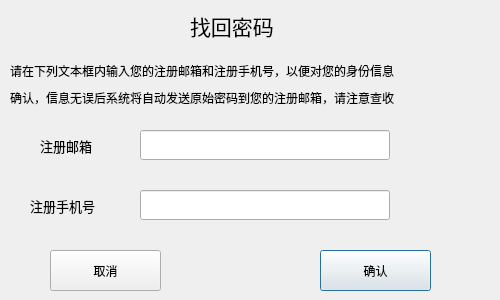
<?xml version="1.0" encoding="UTF-8"?>
<ui version="4.0">
 <class>forgetPassword</class>
 <widget class="QDialog" name="forgetPassword">
  <property name="geometry">
   <rect>
    <x>0</x>
    <y>0</y>
    <width>500</width>
    <height>300</height>
   </rect>
  </property>
  <property name="windowTitle">
   <string>Dialog</string>
  </property>
  <widget class="QLabel" name="label">
   <property name="geometry">
    <rect>
     <x>190</x>
     <y>0</y>
     <width>121</width>
     <height>51</height>
    </rect>
   </property>
   <property name="font">
    <font>
     <family>微软雅黑</family>
     <pointsize>16</pointsize>
     <weight>50</weight>
     <bold>false</bold>
    </font>
   </property>
   <property name="text">
    <string>找回密码</string>
   </property>
  </widget>
  <widget class="QPushButton" name="confirm">
   <property name="geometry">
    <rect>
     <x>320</x>
     <y>250</y>
     <width>111</width>
     <height>41</height>
    </rect>
   </property>
   <property name="text">
    <string>确认</string>
   </property>
  </widget>
  <widget class="QLabel" name="label_1">
   <property name="geometry">
    <rect>
     <x>40</x>
     <y>130</y>
     <width>71</width>
     <height>31</height>
    </rect>
   </property>
   <property name="font">
    <font>
     <family>SimSun-ExtB</family>
     <pointsize>10</pointsize>
    </font>
   </property>
   <property name="text">
    <string>注册邮箱</string>
   </property>
  </widget>
  <widget class="QLineEdit" name="email">
   <property name="geometry">
    <rect>
     <x>140</x>
     <y>130</y>
     <width>250</width>
     <height>30</height>
    </rect>
   </property>
   <property name="minimumSize">
    <size>
     <width>250</width>
     <height>30</height>
    </size>
   </property>
  </widget>
  <widget class="QPushButton" name="cancel">
   <property name="geometry">
    <rect>
     <x>50</x>
     <y>250</y>
     <width>111</width>
     <height>41</height>
    </rect>
   </property>
   <property name="text">
    <string>取消</string>
   </property>
  </widget>
  <widget class="QLabel" name="label_2">
   <property name="geometry">
    <rect>
     <x>10</x>
     <y>60</y>
     <width>491</width>
     <height>21</height>
    </rect>
   </property>
   <property name="text">
    <string>请在下列文本框内输入您的注册邮箱和注册手机号，以便对您的身份信息</string>
   </property>
  </widget>
  <widget class="QLabel" name="label_4">
   <property name="geometry">
    <rect>
     <x>10</x>
     <y>90</y>
     <width>501</width>
     <height>16</height>
    </rect>
   </property>
   <property name="text">
    <string>确认，信息无误后系统将自动发送原始密码到您的注册邮箱，请注意查收</string>
   </property>
  </widget>
  <widget class="QLineEdit" name="phone">
   <property name="geometry">
    <rect>
     <x>140</x>
     <y>190</y>
     <width>250</width>
     <height>30</height>
    </rect>
   </property>
   <property name="minimumSize">
    <size>
     <width>250</width>
     <height>30</height>
    </size>
   </property>
  </widget>
  <widget class="QLabel" name="label_3">
   <property name="geometry">
    <rect>
     <x>30</x>
     <y>190</y>
     <width>91</width>
     <height>31</height>
    </rect>
   </property>
   <property name="font">
    <font>
     <family>SimSun-ExtB</family>
     <pointsize>10</pointsize>
    </font>
   </property>
   <property name="text">
    <string>注册手机号</string>
   </property>
  </widget>
 </widget>
 <resources/>
 <connections/>
</ui>
